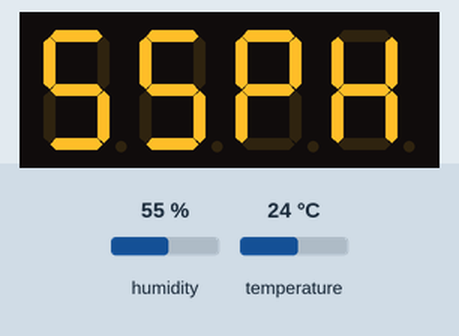
The sketch below on a simulated Arduino Uno, built with avr-gcc and run on an emulated ATmega328P. On the bench: 4-digit seven-segment display. The test bench sets the inputs (shaded band); at power-on: humidity 55 %, temperature 24 °C.

Above: at 2.8 s.
2.9 s: humidity set to 22 %
At 6.7 s:
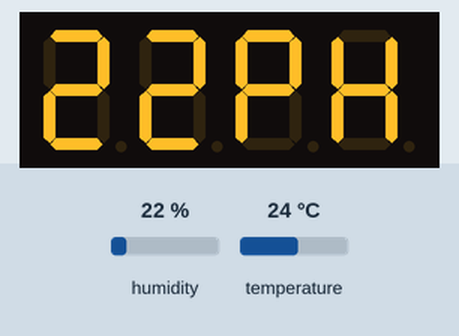
9.0 s: temperature set to 12 °C
At 12.8 s:
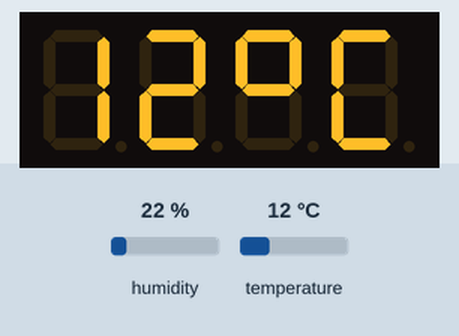
15.1 s: humidity set to 40 %
At 20.0 s:
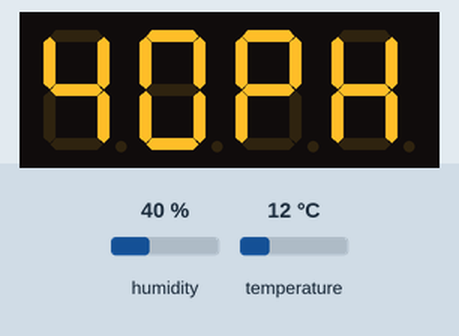
21.2 s: temperature set to 19 °C
At 26.0 s:
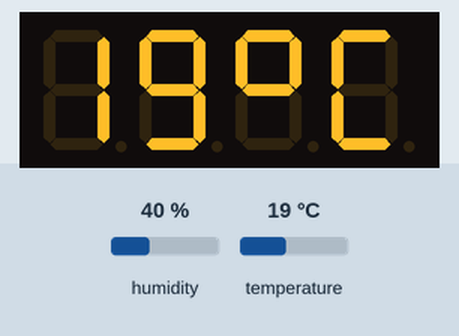
Timing chart, 0 to 27.5 s (numbered marks = the images above; inputs shaded):
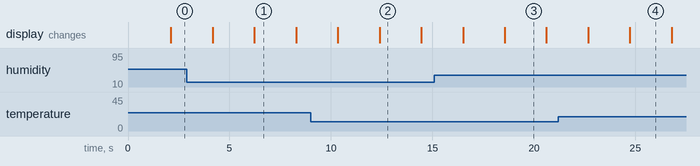

Measured:
- after the input at 2.9 s, the display: first differs from a run without the input after 3.3 s (image 1)
- after the input at 9.0 s, the display: first differs from a run without the input after 3.4 s (image 2)
- after the input at 15.1 s, the display: first differs from a run without the input after 3.5 s (image 3)
- after the input at 21.2 s, the display: first differs from a run without the input after 3.5 s (image 4)
- what the display in image 1 shows lasts 2.1 s, from 6.2 s to 8.3 s

The sketch:

2.ino
```cpp
#include <Arduino.h>
#include <TM1637Display.h>
#include <DHT.h>

// Module connection pins (Digital Pins)
#define CLK 3
#define DIO 2
#define DHTPIN 7
#define DHTTYPE    DHT22
#define MINUS_SG SEG_G

#define LIT_C SEG_D | SEG_E | SEG_F | SEG_A
#define LIT_F SEG_A | SEG_F | SEG_G | SEG_E
#define LIT_H (SEG_F | SEG_G | SEG_B | SEG_E | SEG_C)
#define LIT_P SEG_E | SEG_F | SEG_A | SEG_B | SEG_G
#define O SEG_A | SEG_B | SEG_F | SEG_G
#define LIT_SPACE 0

// The amount of time (in milliseconds) between tests

TM1637Display display(CLK, DIO);
DHT dht(DHTPIN, DHTTYPE);
uint8_t data[4];
void setup()
{
  display.setBrightness(0x0f);
  dht.begin();

  data[0] = O;
  data[1] = LIT_C;
  data[2] = LIT_P;
  data[3] = LIT_H;
}

void loop()
{
  display.clear();

  display.setSegments(data,2,2);
  float t = dht.readTemperature(false);
  display.showNumberDec(t,false,2);
  delay(2000);

  display.clear();

  display.setSegments(data + 2, 2, 2);
  float h = dht.readHumidity();
  display.showNumberDec(h,false,2);
  delay(2000);
}
```
